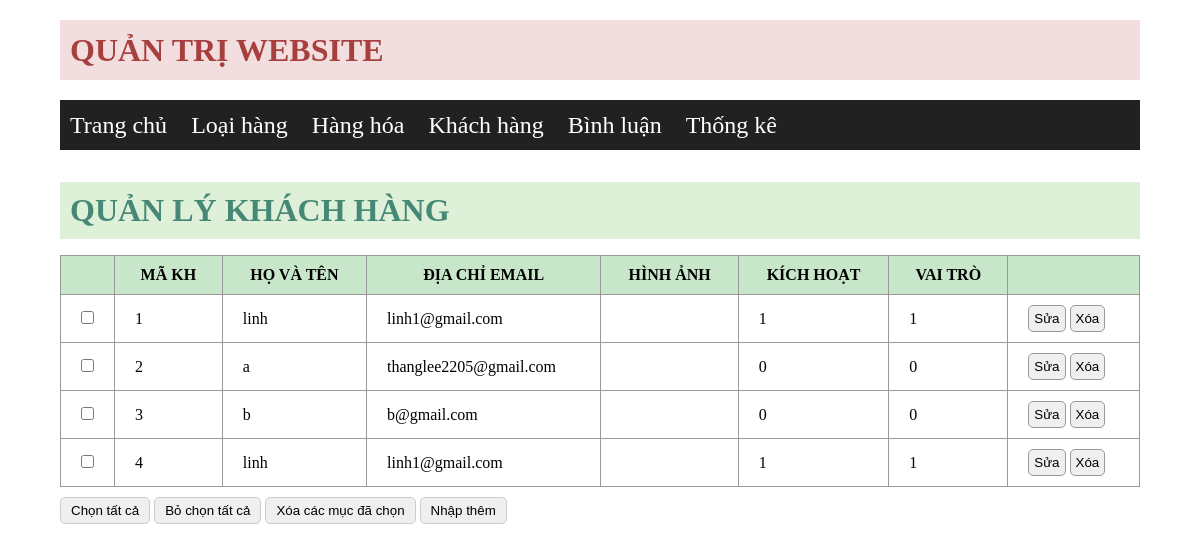
Screenshot of /kenshop/admin/index.php?act=dskh with the database file from the repository.
### tables this page shows
CREATE TABLE `khach_hang` (
  `ma_kh` int(11) NOT NULL,
  `mat_khau` varchar(50) NOT NULL,
  `ho_ten` varchar(50) NOT NULL,
  `kich_hoat` bit(1) NOT NULL,
  `hinh_anh` varchar(255) NOT NULL,
  `email` varchar(255) NOT NULL,
  `vai_tro` bit(1) NOT NULL DEFAULT b'0'
);

### kenshop/model/pdo.php (called while the page is built, shortened)
<?php
function pdo_get_connection(){
    $dburl = "mysql:host=localhost;dbname=kenshop;charset=utf8";
    $username = 'root';
    $password = '';
    $conn = new PDO($dburl, $username, $password);
    $conn->setAttribute(PDO::ATTR_ERRMODE, PDO::ERRMODE_EXCEPTION);
    return $conn;
}
function pdo_query($sql){
    $sql_args = array_slice(func_get_args(), 1);
    try{
        $conn = pdo_get_connection();
        $stmt = $conn->prepare($sql);
        $stmt->execute($sql_args);
        $rows = $stmt->fetchAll();
        return $rows;
    }
    catch(PDOException $e){
        throw $e;
    }
    finally{
        unset($conn);
    }
}

### kenshop/model/khach-hang.php (called while the page is built, shortened)
<?php
require_once 'pdo.php';
function khach_hang_select_all(){
    $sql = "SELECT * FROM khach_hang";
    return pdo_query($sql);
}

### kenshop/admin/khachhang/list.php (the view)
    <div class="banner">
        <h1>QUẢN LÝ KHÁCH HÀNG</h1>
        <table border="0">
            <tr>
                <th style="width: 50px;"></th>
                <th>MÃ KH</th>
                <th>HỌ VÀ TÊN</th>
                <th>ĐỊA CHỈ EMAIL</th>
                <th>HÌNH ẢNH</th>
                <th>KÍCH HOẠT</th>
                <th>VAI TRÒ</th>
                <th colspan="2"></th>
            </tr>
            <?php
            foreach ($listkh as $hanghoa) {
                extract($hanghoa);
                $suakh = "index.php?act=suakh&ma_kh=" . $ma_kh;
                $xoakh = "index.php?act=xoakh&ma_kh=" . $ma_kh;
                $hinhpath = "../upload/" . $hinh_anh;
                if (is_file($hinhpath)) {
                    $hinh_anh = "<img src='" . $hinhpath . "' width='25%'>";
                } else {
                    $hinh_anh = "";
                }
                echo '
            <tr>
                <td><input type="checkbox"></td>
                <td>' . $ma_kh . '</td>
                <td>' . $ho_ten . '</td>
                <td>' . $email . '</td>
                <td>' . $hinh_anh . '</td>
                <td>' .$kich_hoat . '</td>
                <td>' . $vai_tro . '</td>
                <td><a href="' . $suakh . '"><input type="button" value="Sửa"></a>
                <a href="' . $xoakh . '"> <input type="button" value="Xóa"></a>
            </tr>
            ';
            }
            ?>
        </table>
        <button class="add">Chọn tất cả</button>
        <button class="add">Bỏ chọn tất cả</button>
        <button class="add">Xóa các mục đã chọn</button>
        <button class="add"><a href="index.php?act=addkh">Nhập thêm</a></button>
    </div>
</body>
</html>

### kenshop/content/css/styleadmin.css (style rules this page uses)
* { padding: 0; margin: 0; box-sizing: border-box; }
.banner { margin-top: 10px; margin-bottom: 10px; margin-top: 32px; }
.banner h1 { background-color: #DFF0D8; padding: 10px; color: #468876; margin-bottom: 16px; }
button { padding: 5px 10px; border-radius: 5px; border: 1px #CCC solid; }
a { text-decoration: none; color: black; }
table { width: 100%; border-collapse: collapse; margin-bottom: 10px; margin-top: 16px; }
table th { padding: 20px; background-color: #DFF0D8; }
td { padding: 10px 20px; border: 1px solid #999; }
input[type=button],input { padding: 5px; border-radius: 5px; border: 1px solid #999; }

### kenshop/admin/header.php (style rules this page uses)
input { padding: 5px; border-radius: 5px; border: 1px solid #999; cursor: pointer; }
table th { padding: 10px 20px; border: 1px solid #999; background-color: #c8e6c9; }

### rows the page displays
khach_hang: ma_kh "1", ho_ten "linh", email "linh1@gmail.com", kich_hoat "1", vai_tro "1"
khach_hang: ma_kh "2", ho_ten "a", email "thanglee2205@gmail.com", kich_hoat "0", vai_tro "0"
khach_hang: ma_kh "3", ho_ten "b", email "b@gmail.com", kich_hoat "0", vai_tro "0"
khach_hang: ma_kh "4", ho_ten "linh", email "linh1@gmail.com", kich_hoat "1", vai_tro "1"
